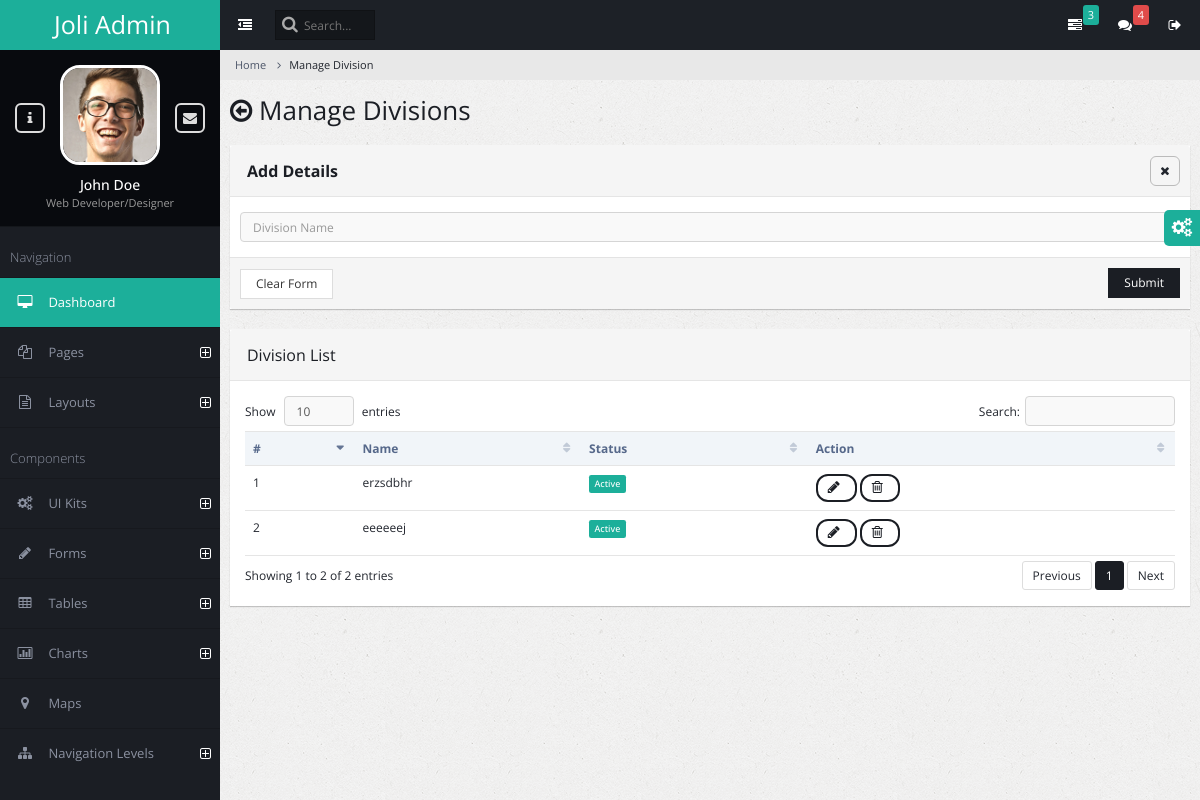
The page /division_mng/ on the database as committed earlier.
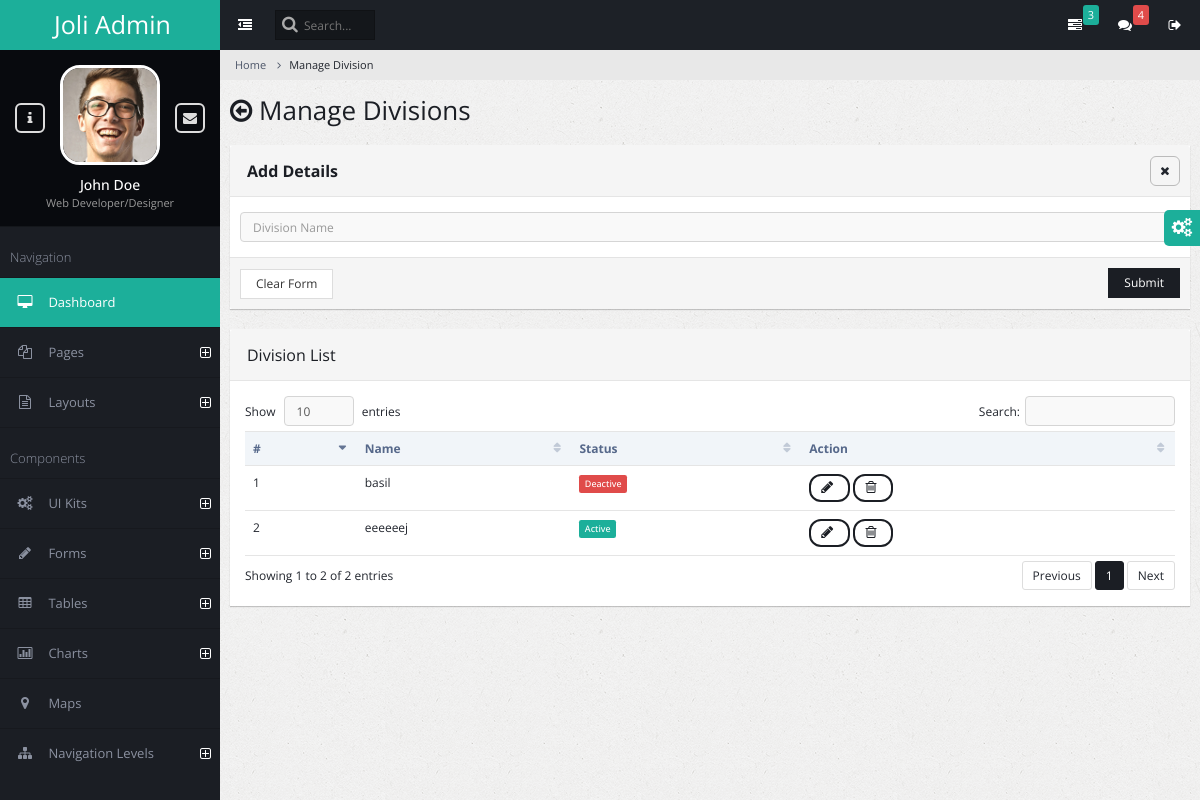
The same page on the database as committed later.
### admin_master/models.py (models this page shows)
class masterdivision(models.Model):
    divisionname=models.CharField(max_length=100)
    status=models.IntegerField(default=1)

### admin_master/views.py (the view, shortened to what this page needs)
# urls.py: path('division_mng/', views.division_mng,name="division_mng"),
@csrf_exempt
def division_mng(request):
    message=''
    divisions = masterdivision.objects.all()
    return render(request, 'Division_manage.html', {'mess': message, 'divisions': divisions})

### admin_master/templates/Division_manage.html (shortened to what this page needs)
{% load static %}
<!DOCTYPE html>
<html lang="en">
    <head>
        <link rel="stylesheet" type="text/css" id="theme" href="{% static 'css/theme-default.css' %}"/>
    </head>
    <body>
        <div class="page-container">
           {% include 'sidebar.html' %}
            <div class="page-content">
                {% include 'topbar.html' %}
                <ul class="breadcrumb">
                    <li><a href="#">Home</a></li>
                    <li class="active">Manage Division</li>
                </ul>
                <div class="page-title">
                    <h2><span class="fa fa-arrow-circle-o-left"></span> Manage Divisions</h2>
                </div>
                <div class="page-content-wrap">
                 <div class="row">
                  <div class="col-md-12">
                    <form class="form-horizontal" method="post" action="{% url 'division_mng' %}">
                        <div class="panel panel-default">
                            <div class="panel-heading">
                                <h3 class="panel-title"><strong>Add Details</strong></h3>
                                <ul class="panel-controls">
                                    <li><a href="#" class="panel-remove"><span class="fa fa-times"></span></a></li>
                                </ul>
                            </div>
                            <div class="panel-body">
                                <div class="row">
                                    <div class="col-md-12">
                                        <div class="form-group">
                                            <input type="text" class="form-control" placeholder="Division Name" name="div_name">
                                        </div>
                                    </div>
                                </div>
                            </div>
                            <div class="panel-footer">
                                <button class="btn btn-default">Clear Form</button>
                                <button class="btn btn-primary pull-right">Submit</button>{{mess}}
                            </div>
                        </div>
                        </form>
                 <div class="panel panel-default">
                    <div class="panel-heading">
                        <h3 class="panel-title">Division List </h3>
                    </div>
                    <div class="panel-body">
                        <table class="table datatable">
                            <thead>
                                <tr>
                                    <th>#</th>
                                    <th>Name</th>
                                    <th>Status</th>
                                    <th>Action</th>
                                </tr>
                            </thead>
                            <tbody>
                                {% for divi in divisions %}
                                <tr>
                                    <td>{{ forloop.counter }}</td>
                                    <td>{{ divi.divisionname }}</td>
                                    {% if divi.status == 1 %}
                                    <td><span class="label label-warning">Active</span></td>
                                    {% endif %}
                                    {% if divi.status == 0 %}
                                    <td><span class="label label-danger">Deactive</span></td>
                                    {% endif %}
                                    <td>
                                        <a href="#" class="btn btn-primary btn-rounded"  onclick="poping('{{divi.id}}')">
                                             <span class="fa fa-pencil"></span>
                                        </a>
                                        <a href="#" class="btn btn-primary btn-rounded mb-control"  data-box="#mb-delete">
                                            <span class="fa fa-trash-o"></span>
                                       </a>
                                    </td>
                                </tr>
                                {% endfor %}
                            </tbody>
                        </table>
                    </div>
                  </div>
                </div>
            </div>
                </div>
            </div>
        </div>
    </body>
</html>

### admin_general/templates/sidebar.html (shortened to what this page needs)
{% load static %}
<div class="page-sidebar">
    <ul class="x-navigation">
        <li class="xn-logo">
            <a href="index.html">Joli Admin</a>
        </li>
        <li class="xn-profile">
            <div class="profile">
                <div class="profile-image">
                    <img src="{% static 'assets/images/users/avatar.jpg' %}" alt="John Doe"/>
                </div>
                <div class="profile-data">
                    <div class="profile-data-name">John Doe</div>
                    <div class="profile-data-title">Web Developer/Designer</div>
                </div>
                <div class="profile-controls">
                    <a href="pages-profile.html" class="profile-control-left"><span class="fa fa-info"></span></a>
                    <a href="pages-messages.html" class="profile-control-right"><span class="fa fa-envelope"></span></a>
                </div>
            </div>
        </li>
        <li class="xn-title">Navigation</li>
        <li class="active">
            <a href="index.html"><span class="fa fa-desktop"></span> <span class="xn-text">Dashboard</span></a>
        </li>
        <li class="xn-openable">
            <a href="#"><span class="fa fa-files-o"></span> <span class="xn-text">Pages</span></a>
        </li>
        <li class="xn-openable">
            <a href="#"><span class="fa fa-file-text-o"></span> <span class="xn-text">Layouts</span></a>
        </li>
        <li class="xn-title">Components</li>
        <li class="xn-openable">
            <a href="#"><span class="fa fa-cogs"></span> <span class="xn-text">UI Kits</span></a>
        </li>
        <li class="xn-openable">
            <a href="#"><span class="fa fa-pencil"></span> <span class="xn-text">Forms</span></a>
        </li>
        <li class="xn-openable">
            <a href="tables.html"><span class="fa fa-table"></span> <span class="xn-text">Tables</span></a>
        </li>
        <li class="xn-openable">
            <a href="#"><span class="fa fa-bar-chart-o"></span> <span class="xn-text">Charts</span></a>
        </li>
        <li>
            <a href="maps.html"><span class="fa fa-map-marker"></span> <span class="xn-text">Maps</span></a>
        </li>
        <li class="xn-openable">
            <a href="#"><span class="fa fa-sitemap"></span> <span class="xn-text">Navigation Levels</span></a>
        </li>
    </ul>
</div>

### admin_general/templates/topbar.html (shortened to what this page needs)
{% load static %}
<ul class="x-navigation x-navigation-horizontal x-navigation-panel">
    <li class="xn-icon-button">
        <a href="#" class="x-navigation-minimize"><span class="fa fa-dedent"></span></a>
    </li>
    <li class="xn-search">
        <form role="form">
            <input type="text" name="search" placeholder="Search..."/>
        </form>
    </li>
    <li class="xn-icon-button pull-right">
        <a href="#" class="mb-control" data-box="#mb-signout"><span class="fa fa-sign-out"></span></a>
    </li>
    <li class="xn-icon-button pull-right">
        <a href="#"><span class="fa fa-comments"></span></a>
        <div class="informer informer-danger">4</div>
    </li>
    <li class="xn-icon-button pull-right">
        <a href="#"><span class="fa fa-tasks"></span></a>
        <div class="informer informer-warning">3</div>
    </li>
</ul>

### admin_general/templates/script.html (shortened to what this page needs)
{% load static %}

Rows that differ between the two databases and show on the page:
changed masterdivision: divisionname "erzsdbhr" → "basil"; status "Active" → "Deactive"
